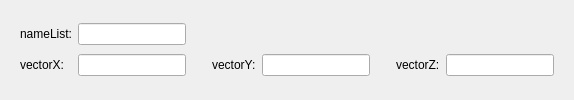
   <widget class="QWidget" name="page_18">
    <layout class="QVBoxLayout" name="verticalLayout_13">
     <item>
      <widget class="QWidget" name="widget_15" native="true">
       <layout class="QGridLayout" name="gridLayout_16">
        <item row="0" column="0">
         <widget class="QLabel" name="label_153">
          <property name="text">
           <string>nameList:</string>
          </property>
         </widget>
        </item>
        <item row="1" column="7" colspan="2">
         <widget class="QLabel" name="label_155">
          <property name="text">
           <string>vectorZ:</string>
          </property>
         </widget>
        </item>
        <item row="1" column="9">
         <widget class="QLineEdit" name="lineEdit_153"/>
        </item>
        <item row="1" column="3" colspan="2">
         <widget class="QLabel" name="label_154">
          <property name="text">
           <string>vectorY:</string>
          </property>
         </widget>
        </item>
        <item row="0" column="1">
         <widget class="QLineEdit" name="lineEdit_157"/>
        </item>
        <item row="1" column="0">
         <widget class="QLabel" name="label_157">
          <property name="text">
           <string>vectorX:</string>
          </property>
         </widget>
        </item>
        <item row="1" column="5">
         <widget class="QLineEdit" name="lineEdit_156"/>
        </item>
        <item row="1" column="1">
         <widget class="QLineEdit" name="lineEdit_22"/>
        </item>
        <item row="1" column="2">
         <spacer name="horizontalSpacer_88">
          <property name="orientation">
           <enum>Qt::Horizontal</enum>
          </property>
          <property name="sizeType">
           <enum>QSizePolicy::Fixed</enum>
          </property>
          <property name="sizeHint" stdset="0">
           <size>
            <width>20</width>
            <height>20</height>
           </size>
          </property>
         </spacer>
        </item>
        <item row="1" column="6">
         <spacer name="horizontalSpacer_90">
          <property name="orientation">
           <enum>Qt::Horizontal</enum>
          </property>
          <property name="sizeType">
           <enum>QSizePolicy::Fixed</enum>
          </property>
          <property name="sizeHint" stdset="0">
           <size>
            <width>20</width>
            <height>20</height>
           </size>
          </property>
         </spacer>
        </item>
       </layout>
      </widget>
     </item>
    </layout>
   </widget>
